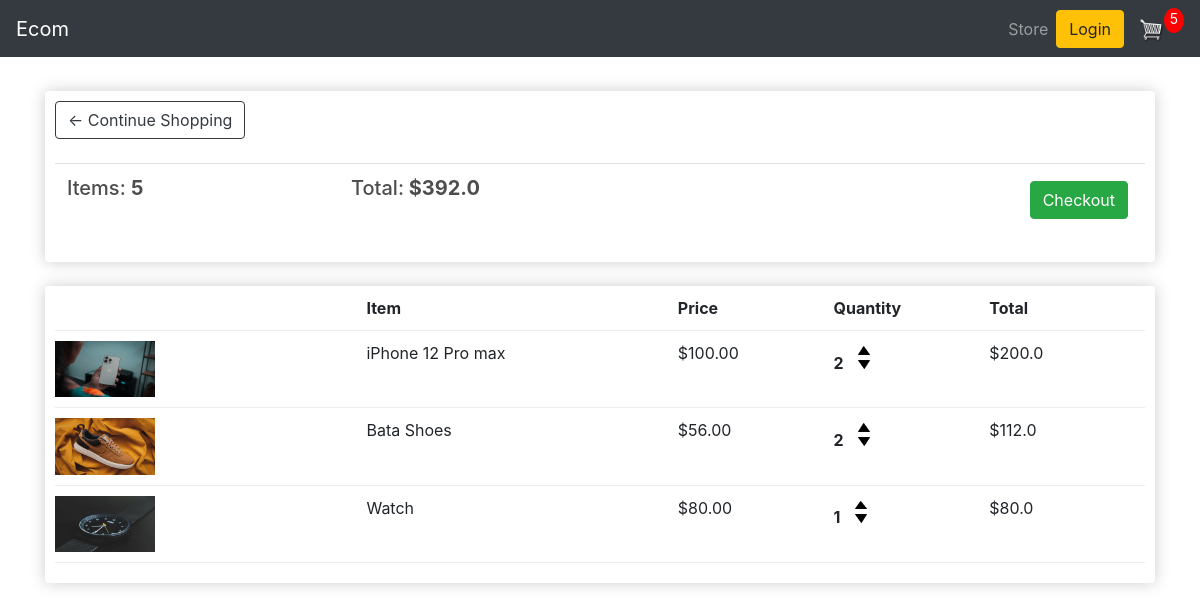
The app's page /cart/ (signed in), older data.
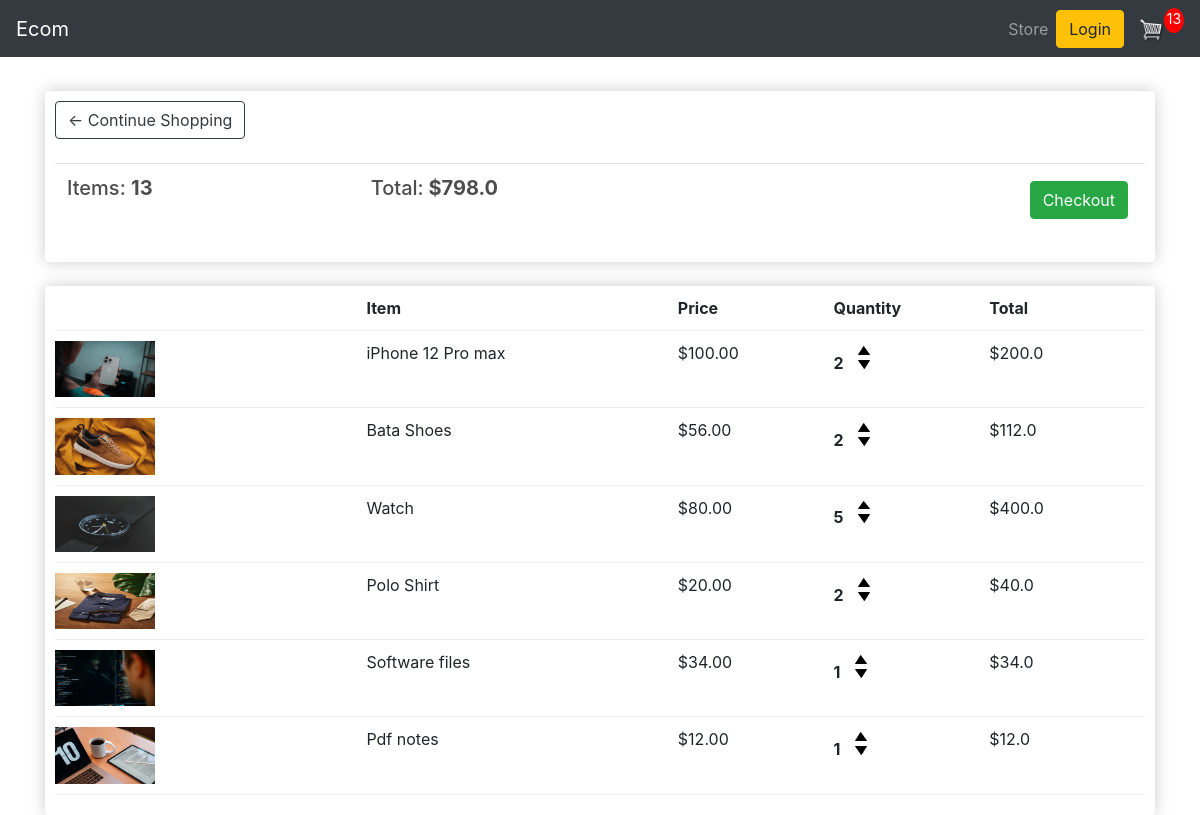
The same page, newer data.
### store/models.py (models this page shows, shortened)
class Order(models.Model):
    customer = models.ForeignKey(Customer,on_delete=models.SET_NULL,null=True,blank=True)
    date_ordered = models.DateTimeField(auto_now_add=True)
    complete = models.BooleanField(default=False,null=True,blank=True)
    transaction_id = models.CharField(max_length=200,null=True)
    @property
    def get_cart_total(self):
        orderitems = self.orderitem_set.all()
        total = sum([item.get_total for item in orderitems])
        return total
    @property
    def get_cart_item(self):
        orderitems = self.orderitem_set.all()
        total = sum([item.quantity for item in orderitems])
        return total

class OrderItem(models.Model):
    product = models.ForeignKey(Product,on_delete=models.SET_NULL,null=True,blank=True)
    order = models.ForeignKey(Order,on_delete=models.SET_NULL,null=True,blank=True)
    quantity = models.IntegerField(default=0,null=True,blank=True)
    date_added = models.DateTimeField(auto_now_add=True)
    @property
    def get_total(self):
        total = self.product.price * self.quantity
        return total

class Product(models.Model):
    name = models.CharField(max_length=200,null=True)
    price = models.FloatField()
    digital = models.BooleanField(default=False,null=True,blank=True)
    image = models.ImageField(null=True,blank=True)
    @property
    def imageURL(self):
        try:
            url = self.image.url
        except:
            url = ''
        return url

### store/views.py (the view)
# urls.py: path('cart/', views.cart, name='cart'),
def cart(request):
    if request.user.is_authenticated:
        customer = request.user.customer
        order, created = Order.objects.get_or_create(customer=customer, complete=False)
        items = order.orderitem_set.all()
        cartItems = order.get_cart_item
    else:
        items = []
        order = {'get_cart_item':0, 'get_cart_total':0, 'shipping':False}
        cartItems = order['get_cart_items']
    context = {'items': items, 'order': order, 'cartItems': cartItems}
    return render(request, 'store/cart.html', context)

### store/templates/store/cart.html
{% extends "store/main.html" %}
{% load static %}
{% block content %}
<div class="row">
    <div class="col-lg-12">
        <div class="box-element">
            <a class="btn btn-outline-dark" href="{% url 'store' %}">&#x2190; Continue Shopping</a>
            <br>
            <br>
            <table class="table">
                <tr>
                    <th>
                        <h5>Items: <strong>{{order.get_cart_item}}</strong></h5>
                    </th>
                    <th>
                        <h5>Total:<strong> ${{order.get_cart_total}}</strong></h5>
                    </th>
                    <th>
                        <a style="float:right; margin:5px;" class="btn btn-success"
                            href="{% url 'checkout' %}">Checkout</a>
                    </th>
                </tr>
            </table>
        </div>
        <br>
        <div class="box-element">
            <div class="cart-row">
                <div style="flex:2"></div>
                <div style="flex:2"><strong>Item</strong></div>
                <div style="flex:1"><strong>Price</strong></div>
                <div style="flex:1"><strong>Quantity</strong></div>
                <div style="flex:1"><strong>Total</strong></div>
            </div>
            {% for item in items %}
            <div class="cart-row">
                <div style="flex:2"><img class="row-image" src="{{item.product.imageURL}}"></div>
                <div style="flex:2">
                    <p>{{item.product.name}}</p>
                </div>
                <div style="flex:1">
                    <p>${{item.product.price|floatformat:2}}</p>
                </div>
                <div style="flex:1">
                    <p class="quantity">{{item.quantity}}</p>
                    <div class="quantity">
                        <img data-product="{{item.product.id}}" data-action="add" class="chg-quantity update-cart"
                            src="{% static  'images/arrow-up.png' %}">
                        <img data-product="{{item.product.id}}" data-action="remove" class="chg-quantity update-cart"
                            src="{% static  'images/arrow-down.png' %}">
                    </div>
                </div>
                <div style="flex:1">
                    <p>${{item.get_total}}</p>
                </div>
            </div>
            {% endfor %}
        </div>
    </div>
</div>
{% endblock content %}

### store/templates/store/main.html (shortened to what this page needs)
<!DOCTYPE html>
{% load static %}
<html lang="en">
<head>
    <link rel="stylesheet" href="{% static 'css/main.css' %}">
    <link rel="stylesheet" href="https://stackpath.bootstrapcdn.com/bootstrap/4.4.1/css/bootstrap.min.css"
>
</head>
<body>
    <nav class="navbar navbar-expand-lg navbar-dark bg-dark">
        <a class="navbar-brand" href="{% url 'store' %}">Ecom</a>
        <div class="collapse navbar-collapse" id="navbarNav">
            <ul class="navbar-nav ml-auto">
                <li class="nav-item">
                    <a class="nav-link" href="{% url 'store' %}">Store</a>
                </li>
            </ul>
            <div class="form-inline my-2 my-lg-0">
                <a href="#" class="btn btn-warning">Login</a>
                <a href="{% url 'cart' %}">
                    <img id="cart-icon" src="{% static 'images/cart.png' %}">
                </a>
                <p id="cart-total">{{cartItems}}</p>
            </div>
        </div>
    </nav>
    <div class="container">
        <br>
        {% block content %}
        {% endblock content %}
    </div>
</body>
</html>

### static/css/main.css (style rules this page uses)
body { background-color: hsl(0, 0%, 98%); }
h1,h2,h3,h4,h5,h6 { color:hsl(0, 0%, 30%); }
.box-element { box-shadow:hsl(0, 0%, 80%) 0 0 16px; background-color: #fff; border-radius: 4px; padding: 10px; }
.bg-dark { background-color: #4f868c!important; }
#cart-icon { width:25px; display: inline-block; margin-left: 15px; }
#cart-total { display: block; text-align: center; color:#fff; background-color: red; width: 20px; height: 25px; border-radius: 50%; font-size: 14px; }
.col-lg-4, .col-lg-6, .col-lg-8, .col-lg-12 { margin-top: 10px; }
.btn { border-radius: 0; }
.row-image { width: 100px; }
.cart-row { display: flex; align-items: flex-stretch; padding-bottom: 10px; margin-bottom: 10px; border-bottom: 1px solid #ececec; }
.quantity { display: inline-block; font-weight: 700; padding-right:10px; }
.chg-quantity { width: 12px; cursor: pointer; display: block; margin-top: 5px; transition:.1s; }

Row changes from the older to the newer data that the page shows:
changed through a linked row, Order: get_cart_item "5" → "13"; get_cart_total "392.0" → "798.0"
changed OrderItem "Watch": quantity "1" → "5"; get_total "80.0" → "400.0"
added OrderItem: product.imageURL (picture), product.name "Polo Shirt", product.price "20.00", quantity "2", get_total "40.0"
added OrderItem: product.imageURL (picture), product.name "Software files", product.price "34.00", quantity "1", get_total "34.0"
added OrderItem: product.imageURL (picture), product.name "Pdf notes", product.price "12.00", quantity "1", get_total "12.0"
Text that changed along with them:
{{ cartItems }}: "5" → "13"
